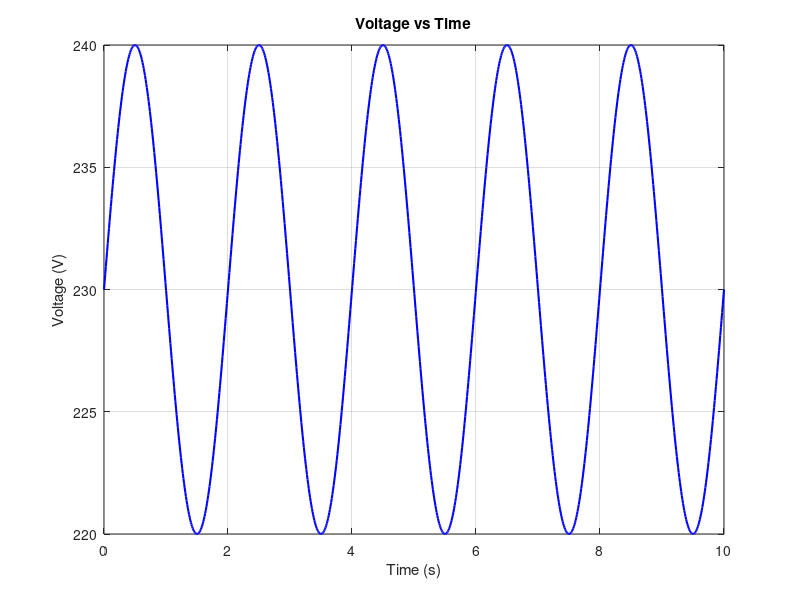
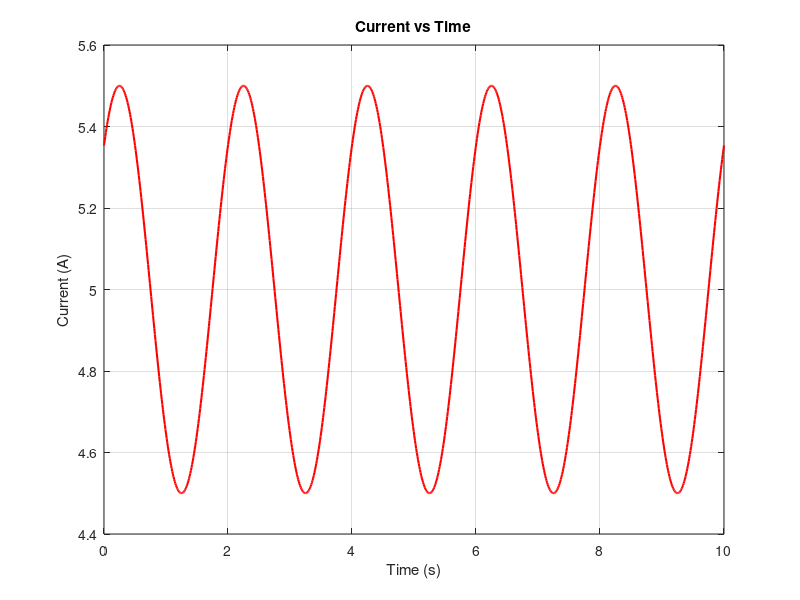
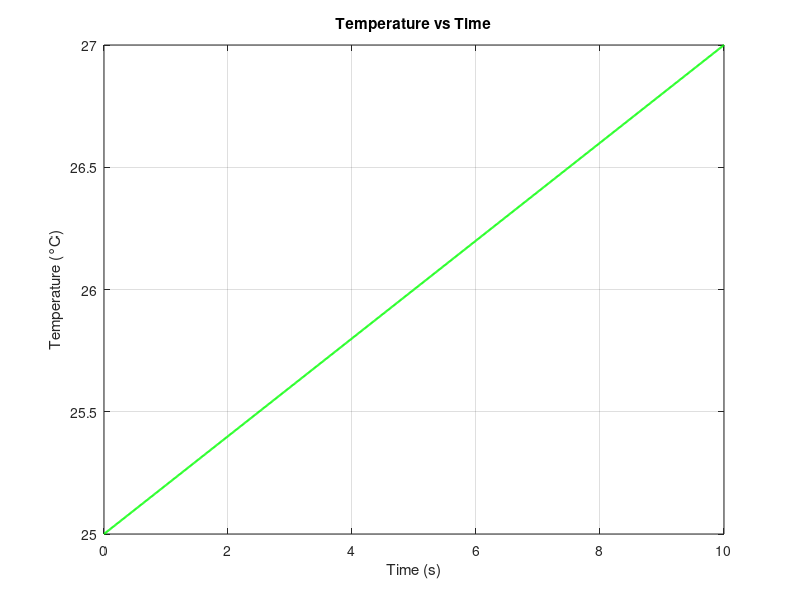
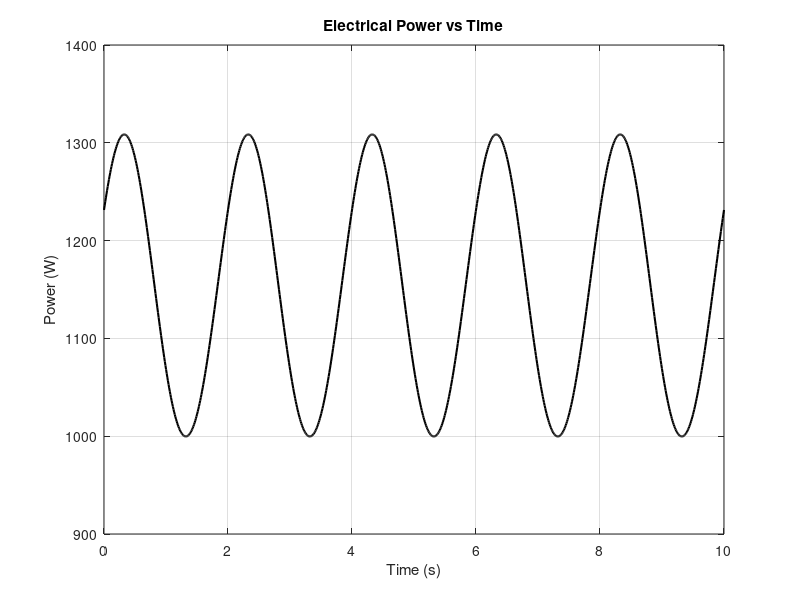

The MATLAB script that drew these images, in order:
clc;
clear;

% Create time vector
t = linspace(0,10,1000);

% Create synthetic electrical signals
voltage = 230 + 10*sin(2*pi*0.5*t);
current = 5 + 0.5*sin(2*pi*0.5*t + pi/4);
temperature = 25 + 0.2*t ;

% Plot Voltage
figure;
plot(t, voltage, 'b', 'LineWidth', 1.5);
xlabel('Time (s)');
ylabel('Voltage (V)');
title('Voltage vs Time');
grid on;

% Plot Current
figure;
plot(t, current, 'r', 'LineWidth', 1.5);
xlabel('Time (s)');
ylabel('Current (A)');
title('Current vs Time');
grid on;

% Plot Temperature
figure;
plot(t, temperature, 'g', 'LineWidth', 1.5);
xlabel('Time (s)');
ylabel('Temperature (°C)');
title('Temperature vs Time');
grid on;


% Basic electrical analysis
mean_voltage = mean(voltage);
max_current = max(current);
final_temperature = temperature(end);

% Display results
disp(['Mean Voltage: ', num2str(mean_voltage), ' V']);
disp(['Maximum Current: ', num2str(max_current), ' A']);
disp(['Final Temperature: ', num2str(final_temperature), ' °C']);% Power calculation
power = voltage .* current;

% Plot Power
figure;
plot(t, power, 'k', 'LineWidth', 1.5);
xlabel('Time (s)');
ylabel('Power (W)');
title('Electrical Power vs Time');
grid on;

% Power analysis
mean_power = mean(power);
max_power = max(power);

disp(['Mean Power: ', num2str(mean_power), ' W']);
disp(['Maximum Power: ', num2str(max_power), ' W']);




